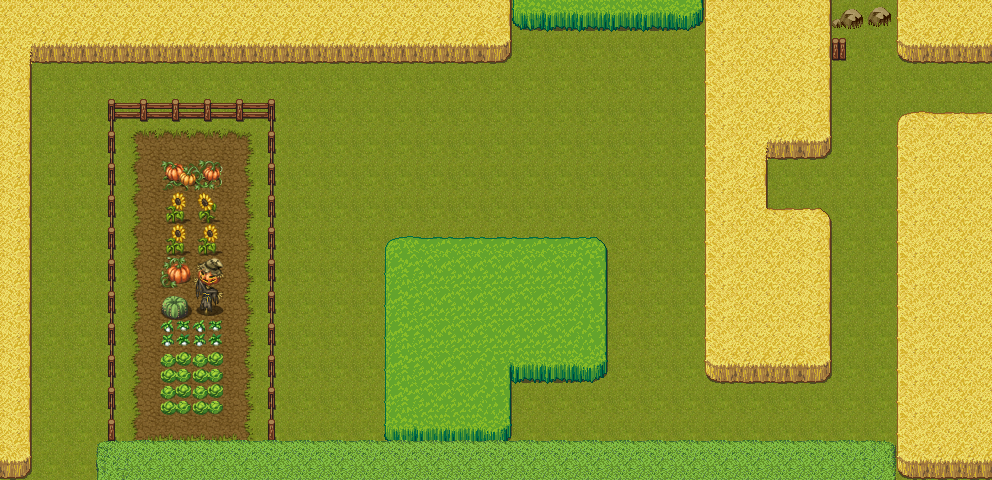

This game map was drawn from its Tiled (.tmx) file and the tilesets committed beside it. A one-line description and the trimmed map source follow:
An orthogonal 31x15 tile map with 32x32 px tiles, 3 tile layers (ground1, ground2, terrain1), 5 tilesets and 34 objects (2x ghost1, 2x ghost2, 2x ghost3, barrier1, activator1, ...).

<map version="1.0" tiledversion="1.0.3" orientation="orthogonal" renderorder="right-up" width="31" height="15" tilewidth="32" tileheight="32" nextobjectid="38">
 <properties>
  <property name="music" value="THEME_EASTLANDS" />
 </properties>
 <tileset firstgid="1" source="hole.tsx" />
 <tileset firstgid="31" source="terrain.tsx" />
 <tileset firstgid="1055" source="Celianna_TileA2.tsx" />
 <tileset firstgid="1535" source="outside_decoration.tsx" />
 <tileset firstgid="1791" source="autum_schwarzena.tsx" />
 <layer name="ground1" width="31" height="15">
  <data>[465 cells, 459 non-empty, 11 distinct tile ids]</data>
 </layer>
 <layer name="ground2" width="31" height="15">
  <data>[465 cells, 231 non-empty, 34 distinct tile ids]</data>
 </layer>
 <layer name="terrain1" width="31" height="15">
  <data>[465 cells, 44 non-empty, 14 distinct tile ids]</data>
 </layer>
 <objectgroup name="collision">
  <object id="15" x="31" y="0">
   <polygon points="0,0 -1,478 -32,478 -29,-1" />
  </object>
  <object id="16" x="32" y="1">
   <polygon points="0,0 -1,61 472,61 480,53 478,-2" />
  </object>
  <object id="17" x="510" y="1">
   <polygon points="0,0 2,28 199,29 194,0" />
  </object>
  <object id="18" x="704" y="4">
   <polygon points="0,0 1,366 16,377 64,380 60,-5" />
  </object>
  <object id="19" x="767" y="1">
   <polygon points="0,0 -1,159 52,157 64,149.556 61,0.960317" />
  </object>
  <object id="20" x="765" y="321">
   <polygon points="1,-98 66,-101 65,50 55,60 6,62" />
  </object>
  <object id="21" x="831" y="4">
   <polygon points="0,0 0,14 65,15 65,-4" />
  </object>
  <object id="22" x="897" y="1">
   <polygon points="0,0 0,46 10,61 95,58 96,-3" />
  </object>
  <object id="23" x="977" y="53">
   <polygon points="0,0 -1,76 16,76 16,-4" />
  </object>
  <object id="24" x="990" y="126">
   <polygon points="0,0 -93,0 -89,352 3,354" />
  </object>
  <object id="25" x="100" y="451">
   <polygon points="0,0 -1,27 895,29 895,-2" />
  </object>
  <object id="26" x="30" y="466">
   <polygon points="0,0 0,14 68,14 68,0" />
  </object>
  <object id="27" x="109" y="450">
   <polygon points="0,0 0,-331 167,-332 167,1" />
  </object>
  <object id="28" x="387" y="254">
   <polygon points="0,0 0,191 125,195 123,124 202,129 218,119 220,-1" />
  </object>
  <object id="34" x="831" y="49">
   <polygon points="0,-7.33333 19.3333,-5.66667 21.3333,6 -0.666667,4.66667" />
  </object>
 </objectgroup>
 <objectgroup name="interactions">
  <object id="1" name="barrier1" gid="1577" x="849.666" y="60.6666" width="32" height="32" />
  <object id="4" name="activator1" gid="1577" x="770.333" y="173.333" width="32" height="32" />
  <object id="6" name="ghost1" gid="1577" x="850" y="344" width="32" height="32" />
  <object id="7" name="ghost2" gid="1577" x="533" y="424" width="32" height="32" />
  <object id="8" name="activator_push_1" gid="1577" x="48" y="192" width="32" height="32" />
  <object id="9" name="barrier_push_1" gid="1577" x="174" y="105" width="32" height="32" />
  <object id="11" name="ghost3" gid="1577" x="638" y="129" width="32" height="32" />
  <object id="12" name="portal1" gid="1577" x="47" y="465" width="32" height="32" />
  <object id="13" name="portal2" gid="1577" x="950" y="107" width="32" height="32" />
  <object id="14" name="activator2" gid="1577" x="930" y="74" width="32" height="32" />
  <object id="33" name="activator_push_2" gid="1577" x="306" y="192" width="32" height="32" />
 </objectgroup>
 <objectgroup name="items" />
 <objectgroup name="zindex">
  <object id="29" x="387" y="244">
   <polygon points="0,0 0,198 123,197 123,133 202,139 218,130 221,5 207,-7 18,-6" />
  </object>
  <object id="30" x="708" y="305">
   <polygon points="-4,-99 109,-97 120,-87 122,65 114,77 8,78 -2,69" />
  </object>
  <object id="31" x="992" y="112">
   <polygon points="0,0 -94,1.33333 -87,363 3,366" />
  </object>
  <object id="32" x="110" y="100">
   <polygon points="0,0 1,345 166,345 166,1" />
  </object>
  <object id="35" x="830" y="39">
   <polygon points="0,0 0,15 20,14.3333 21.3333,-1.66667" />
  </object>
 </objectgroup>
 <objectgroup name="path">
  <object id="3" name="ghost1" x="852" y="355">
   <polyline points="0,0 0.5,-234.199 1.25,-281.755 2,-330.333" />
  </object>
  <object id="5" name="ghost2" x="768" y="420">
   <polyline points="0,0 -235,0" />
  </object>
  <object id="10" name="ghost3" x="641" y="383">
   <polyline points="0,0 1,-317" />
  </object>
 </objectgroup>
</map>
